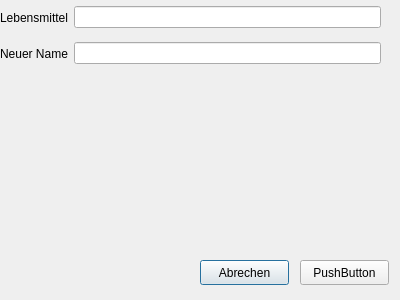
<?xml version="1.0" encoding="UTF-8"?>
<ui version="4.0">
 <class>Formedit</class>
 <widget class="QDialog" name="Formedit">
  <property name="geometry">
   <rect>
    <x>0</x>
    <y>0</y>
    <width>400</width>
    <height>300</height>
   </rect>
  </property>
  <property name="windowTitle">
   <string>Dialog</string>
  </property>
  <widget class="QPushButton" name="pushButton_2">
   <property name="geometry">
    <rect>
     <x>200</x>
     <y>260</y>
     <width>89</width>
     <height>25</height>
    </rect>
   </property>
   <property name="text">
    <string>Abrechen</string>
   </property>
  </widget>
  <widget class="QWidget" name="layoutWidget">
   <property name="geometry">
    <rect>
     <x>0</x>
     <y>4</y>
     <width>381</width>
     <height>27</height>
    </rect>
   </property>
   <layout class="QHBoxLayout" name="horizontalLayout">
    <item>
     <widget class="QLabel" name="label">
      <property name="text">
       <string>Lebensmittel</string>
      </property>
     </widget>
    </item>
    <item>
     <widget class="QLineEdit" name="lineEdit">
      <property name="readOnly">
       <bool>true</bool>
      </property>
     </widget>
    </item>
   </layout>
  </widget>
  <widget class="QPushButton" name="pushButton">
   <property name="geometry">
    <rect>
     <x>300</x>
     <y>260</y>
     <width>89</width>
     <height>25</height>
    </rect>
   </property>
   <property name="text">
    <string>PushButton</string>
   </property>
  </widget>
  <widget class="QWidget" name="layoutWidget">
   <property name="geometry">
    <rect>
     <x>0</x>
     <y>40</y>
     <width>381</width>
     <height>27</height>
    </rect>
   </property>
   <layout class="QHBoxLayout" name="horizontalLayout_2">
    <item>
     <widget class="QLabel" name="label_2">
      <property name="text">
       <string>Neuer Name</string>
      </property>
     </widget>
    </item>
    <item>
     <widget class="QLineEdit" name="lineEdit_2"/>
    </item>
   </layout>
  </widget>
 </widget>
 <resources/>
 <connections/>
</ui>
